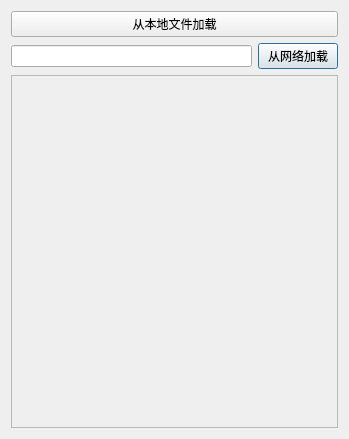
<?xml version="1.0" encoding="UTF-8"?>
<ui version="4.0">
 <class>PlayerManagerView</class>
 <widget class="QDialog" name="PlayerManagerView">
  <property name="geometry">
   <rect>
    <x>0</x>
    <y>0</y>
    <width>349</width>
    <height>439</height>
   </rect>
  </property>
  <property name="windowTitle">
   <string>PlayerDataManager</string>
  </property>
  <layout class="QGridLayout" name="gridLayout">
   <item row="1" column="0">
    <widget class="QLineEdit" name="lineEdit_networkAddress"/>
   </item>
   <item row="1" column="1">
    <widget class="QPushButton" name="pushButton_loadFromNetWork">
     <property name="text">
      <string>从网络加载</string>
     </property>
    </widget>
   </item>
   <item row="0" column="0" colspan="2">
    <widget class="QPushButton" name="pushButton_loadFromFile">
     <property name="text">
      <string>从本地文件加载</string>
     </property>
    </widget>
   </item>
   <item row="2" column="0" colspan="2">
    <widget class="QScrollArea" name="scrollArea_playerList">
     <property name="widgetResizable">
      <bool>true</bool>
     </property>
     <widget class="QWidget" name="scrollAreaWidgetContents">
      <property name="geometry">
       <rect>
        <x>0</x>
        <y>0</y>
        <width>325</width>
        <height>345</height>
       </rect>
      </property>
      <layout class="QGridLayout" name="gridLayout_2">
       <property name="leftMargin">
        <number>0</number>
       </property>
       <property name="topMargin">
        <number>0</number>
       </property>
       <property name="rightMargin">
        <number>0</number>
       </property>
       <property name="bottomMargin">
        <number>0</number>
       </property>
       <property name="spacing">
        <number>0</number>
       </property>
       <item row="0" column="0">
        <layout class="QVBoxLayout" name="playerViewLayout"/>
       </item>
      </layout>
     </widget>
    </widget>
   </item>
  </layout>
 </widget>
 <resources/>
 <connections/>
</ui>
